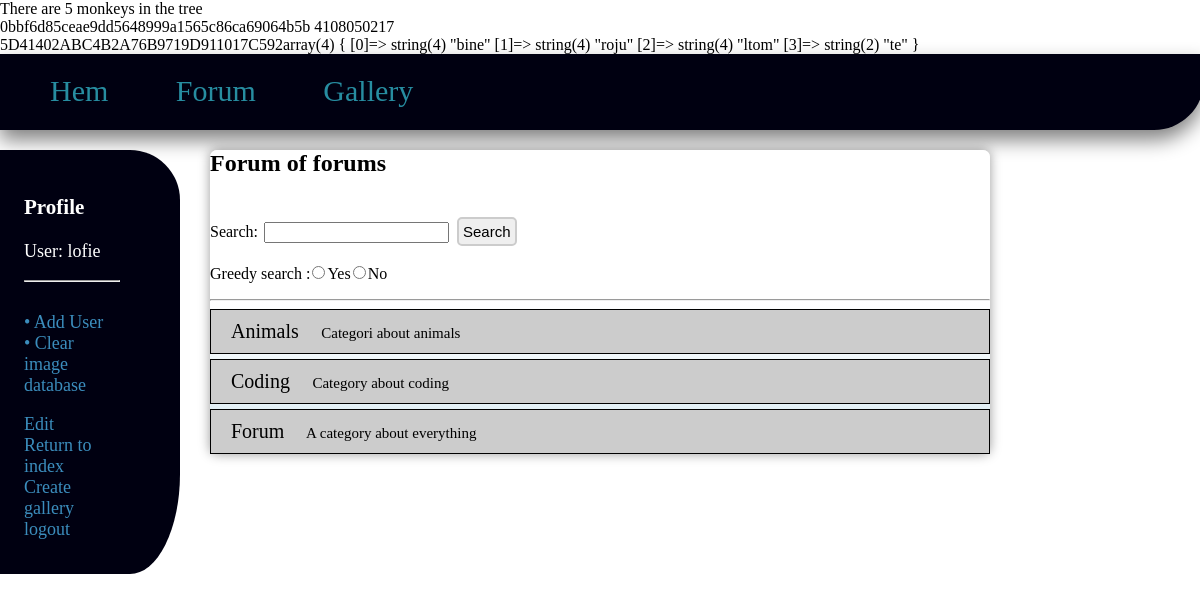
/index.php (signed in), run on the app's committed database.
### tables this page shows
CREATE TABLE IF NOT EXISTS `users` (
  `id` int(11) NOT NULL AUTO_INCREMENT,
  `username` varchar(255) NOT NULL,
  `password` varchar(255) NOT NULL,
  `email` varchar(255) DEFAULT NULL,
  `forum_notify` enum('0','1') NOT NULL DEFAULT '1',
  `Registered` date DEFAULT NULL,
  `avatar` varchar(255) NOT NULL,
  `admin` tinyint(1) NOT NULL DEFAULT '0',
  PRIMARY KEY (`id`)
);

CREATE TABLE IF NOT EXISTS `categories` (
  `id` tinyint(4) NOT NULL AUTO_INCREMENT,
  `category_title` varchar(255) NOT NULL,
  `category_description` varchar(255) NOT NULL,
  `last_post_date` date DEFAULT NULL,
  `last_user_posted` int(11) DEFAULT NULL,
  PRIMARY KEY (`id`)
);

### index.php (the view, shortened to what this page needs)
<?php
$a = "binero";
$b = "jultomte";
$c = levenshtein($a,$b)+crc32(sprintf("%u",$b));
$d = str_split($a.$b,4);
$e = sha1($c.$d[2]);
echo $e."\n" . $c . "<br/>" . "5D41402ABC4B2A76B9719D911017C592" ;
var_dump($d);
?>
<?php
	include('header.php');
	include('config.php');
echo displayUserInfo();
?>
<div id="forum_wrapper">
<h2> Forum of forums</h2>
<?php
include("search.php");
?>
<hr/>
<div id="content">
<?php
	$sql = "SELECT * FROM	categories ORDER BY category_title ASC;";
	$res = mysql_query($sql) or die(mysql_error());
	$categories = "";
	if(mysql_num_rows($res) > 0)
	{
		while($row = mysql_fetch_assoc($res))
		{
			$id = $row['id'];
			$title = $row['category_title'];
			$description = $row['category_description'];
			$categories .= "<a class='cat_links' href='view_cat.php?cid=".$id."'>{$title}<font size='-1'>&nbsp;&nbsp;&nbsp;&nbsp;&nbsp;  {$description}</font></a>";
		}
		echo $categories;
	}
	else
	{
		echo "<p>No categories avaliable</p>";
	}
?>
</div>
</body>
</html>

### config.php (shortened to what this page needs)
<?php
function displayUserInfo(){
	if(!isset($_SESSION['uid']))
	{
		return "<div class='leftBarUser'><form action='parse/login_parse.php' method='post'>
		<label>Username<br/> <input type='text' name='username' /> </label>&nbsp;<br/>
		<label>Password<br/> <input type='password' name='password' /></label><br/>
		<input type='submit' name='submit' value='log in'></form><a href='index.php'> Return to index</a></div>";
	}
	else
	{
		$HTML = "<div class='leftBarUser'><h3>Profile</h3><p> User: " . $_SESSION['username'] . "<hr/><br/>";
		$sql = "SELECT admin FROM users WHERE username = '".$_SESSION['username'] ."' LIMIT 1";
		$res = mysql_query($sql) or die(mysql_error());
		if(mysql_num_rows($res) > 0)
		{
			while($row = mysql_fetch_assoc($res))
			{
				if($row['admin'] == 1)
				{
					$HTML .= "&bull;<a href='addUser.php'> Add User </a><br/>";
					$HTML .= "&bull;<a href='parse/clear_db_parse.php'> Clear image database </a></p>";
				}
			}
		}
		$HTML .= "<a href='userEdit.php'>Edit</a><br/> ";
	}
	return $HTML .= "<a href='index.php'> Return to index</a><br/>
	<a href='addGallery.php'>Create gallery</a><br/>
	<a href='parse/logout_parse.php'>logout</a></div>";
}
?>

### style/style.css (style rules this page uses)
html,body { margin:0; padding:0; }
.leftBarUser { font-size:18px; color:#3B8DBD; float:left; width:8%; padding: 2% 5% 0% 2%; background:#001; max-height:100%; min-height:400px; border-bottom-right-radius: 50px 100px; border-top-right-radius: 50px 50px; }
.leftBarUser p, h3 { color:white; }
.leftBarUser a { color:#3B8DBD; text-decoration:none; }
#forum_wrapper { width:65%; margin-left:auto; margin-right:auto; -webkit-box-shadow: 0px 0px 12px rgba(0, 0, 0, 0.4); -moz-box-shadow: 0px 1px 6px rgba(23, 69, 88, .5); -webkit-border-radius: 12px; -moz-border-radius: 7px; border-radius: 7px; background: -webkit-gradient(linear, left top, left bottom, color-stop(10%, white), color-stop(50%, white), color-stop(100%, #D7E9F1)); background: -moz-linear-gradient(top, white 0%, white 55%, #D5E4F3 130%); }
.cat_links { font-size:20px; text-decoration:none; display:block; padding: 20px; padding-top: 10px; padding-bottom:10px; border: 1px solid #000000; margin-bottom:5px; background-color:#cccccc; color:#000000; }
.cat_links font { font-size:15px; }

### data on the page
users: admin "Add User"
categories: category_title "Animals", category_description "Categori about animals"
categories: category_title "Coding", category_description "Category about coding"
categories: category_title "Forum", category_description "A category about everything"

### other printed values
$e "0bbf6d85ceae9dd5648999a1565c86ca69064b5b"
$c "4108050217"
$_SESSION['username'] "lofie"
